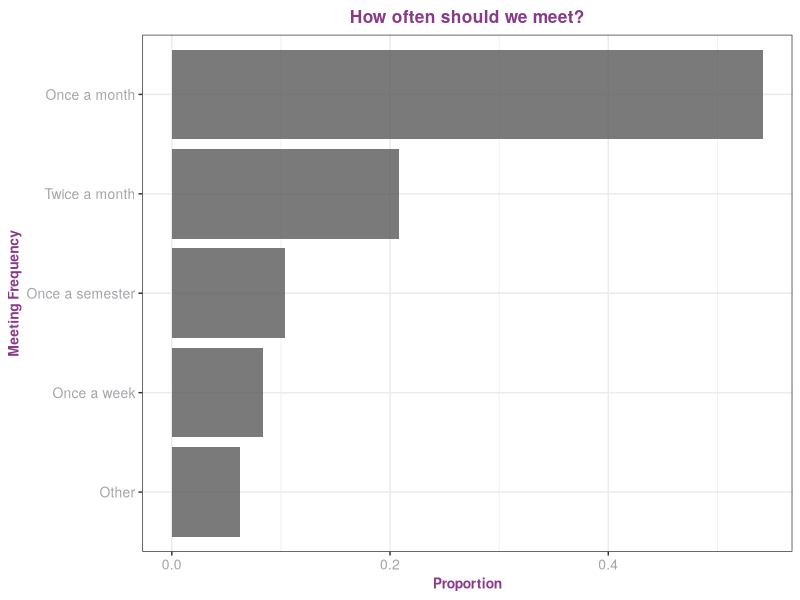

Generate this figure with R:
## ---- chunk 1
knitr::opts_chunk$set(echo = TRUE)
## ---- chunk 2
library(ggplot2)
r_ladies_theme <- function(){
  theme_bw() %+replace% 
  theme(text = element_text(family = "HelveticaNeue", face = "plain", colour = 'black', size = 10,
                            hjust = .5, vjust = .5, angle = 0, lineheight = 1.1, 
                            margin = margin(t = 0, r = 0, b = 0, l = 0, unit = "pt"), debug= FALSE), 
        axis.text = element_text(colour = "#A3A4A9"), 
        axis.title = element_text(face = "bold", colour = "#88398A"), 
        plot.title = element_text(face = "bold", size = rel(1.25), colour = "#88398A", margin = margin(t = 0, r = 0, b = 6.6, l = 0, unit = "pt")),
        legend.title = element_text(face = "bold"))
}
dat <- read.csv("info.csv", header=TRUE)
ggplot(data = dat, aes(x=reorder(often, table(often)[often]))) +
  geom_bar(aes(y=(..count..)/sum(..count..)), alpha=.8) + 
  coord_flip() + 
  labs(y = "Proportion",  x = "Meeting Frequency", title = "How often should we meet?") +
  r_ladies_theme()
